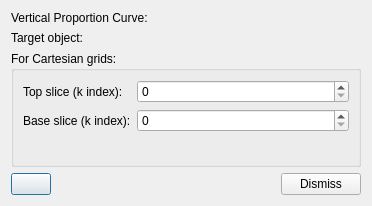
<?xml version="1.0" encoding="UTF-8"?>
<ui version="4.0">
 <class>PopulateWithProportionsFromVPCDialog</class>
 <widget class="QDialog" name="PopulateWithProportionsFromVPCDialog">
  <property name="geometry">
   <rect>
    <x>0</x>
    <y>0</y>
    <width>372</width>
    <height>206</height>
   </rect>
  </property>
  <property name="windowTitle">
   <string>Dialog</string>
  </property>
  <layout class="QVBoxLayout" name="verticalLayout">
   <item>
    <layout class="QHBoxLayout" name="horizontalLayout">
     <item>
      <widget class="QLabel" name="label">
       <property name="text">
        <string>Vertical Proportion Curve:</string>
       </property>
      </widget>
     </item>
     <item>
      <widget class="QLabel" name="lblVPCname">
       <property name="font">
        <font>
         <weight>75</weight>
         <bold>true</bold>
        </font>
       </property>
       <property name="text">
        <string/>
       </property>
      </widget>
     </item>
    </layout>
   </item>
   <item>
    <layout class="QHBoxLayout" name="horizontalLayout_2">
     <item>
      <widget class="QLabel" name="label_2">
       <property name="text">
        <string>Target object:</string>
       </property>
      </widget>
     </item>
     <item>
      <widget class="QLabel" name="lblTargetObjectName">
       <property name="font">
        <font>
         <weight>75</weight>
         <bold>true</bold>
        </font>
       </property>
       <property name="text">
        <string/>
       </property>
      </widget>
     </item>
    </layout>
   </item>
   <item>
    <widget class="QGroupBox" name="groupBox">
     <property name="sizePolicy">
      <sizepolicy hsizetype="Preferred" vsizetype="Expanding">
       <horstretch>0</horstretch>
       <verstretch>0</verstretch>
      </sizepolicy>
     </property>
     <property name="title">
      <string>For Cartesian grids:</string>
     </property>
     <layout class="QFormLayout" name="formLayout">
      <item row="0" column="0">
       <widget class="QLabel" name="label_3">
        <property name="text">
         <string>Top slice (k index):</string>
        </property>
       </widget>
      </item>
      <item row="0" column="1">
       <widget class="QSpinBox" name="spinTopK"/>
      </item>
      <item row="1" column="0">
       <widget class="QLabel" name="label_4">
        <property name="text">
         <string>Base slice (k index):</string>
        </property>
       </widget>
      </item>
      <item row="1" column="1">
       <widget class="QSpinBox" name="spinBaseK"/>
      </item>
     </layout>
    </widget>
   </item>
   <item>
    <layout class="QHBoxLayout" name="horizontalLayout_3">
     <item>
      <widget class="QPushButton" name="btnProcess">
       <property name="toolTip">
        <string>Fill target object with proportions.</string>
       </property>
       <property name="text">
        <string/>
       </property>
       <property name="icon">
        <iconset resource="../resources.qrc">
         <normaloff>:/icons32/play32</normaloff>:/icons32/play32</iconset>
       </property>
      </widget>
     </item>
     <item>
      <spacer name="horizontalSpacer">
       <property name="orientation">
        <enum>Qt::Horizontal</enum>
       </property>
       <property name="sizeHint" stdset="0">
        <size>
         <width>40</width>
         <height>20</height>
        </size>
       </property>
      </spacer>
     </item>
     <item>
      <widget class="QPushButton" name="btnDismiss">
       <property name="text">
        <string>Dismiss</string>
       </property>
      </widget>
     </item>
    </layout>
   </item>
  </layout>
 </widget>
 <resources>
  <include location="../resources.qrc"/>
 </resources>
 <connections>
  <connection>
   <sender>btnDismiss</sender>
   <signal>clicked()</signal>
   <receiver>PopulateWithProportionsFromVPCDialog</receiver>
   <slot>reject()</slot>
   <hints>
    <hint type="sourcelabel">
     <x>363</x>
     <y>196</y>
    </hint>
    <hint type="destinationlabel">
     <x>274</x>
     <y>280</y>
    </hint>
   </hints>
  </connection>
  <connection>
   <sender>btnProcess</sender>
   <signal>clicked()</signal>
   <receiver>PopulateWithProportionsFromVPCDialog</receiver>
   <slot>onProcess()</slot>
   <hints>
    <hint type="sourcelabel">
     <x>27</x>
     <y>192</y>
    </hint>
    <hint type="destinationlabel">
     <x>51</x>
     <y>192</y>
    </hint>
   </hints>
  </connection>
 </connections>
 <slots>
  <slot>onProcess()</slot>
 </slots>
</ui>
